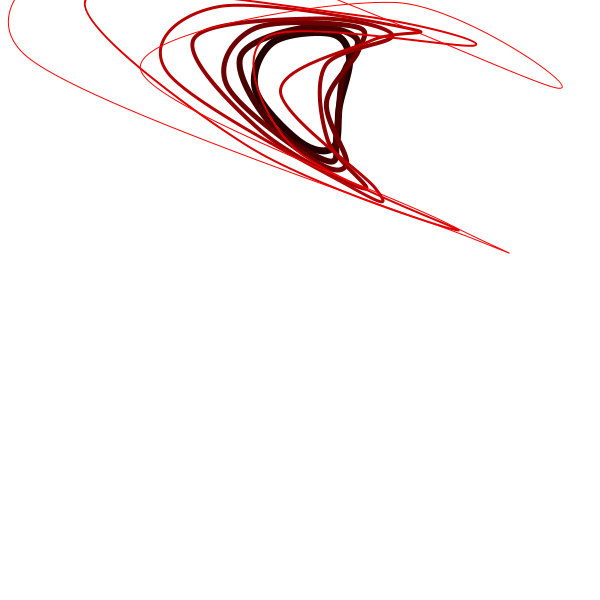
Frame 1 (no input)
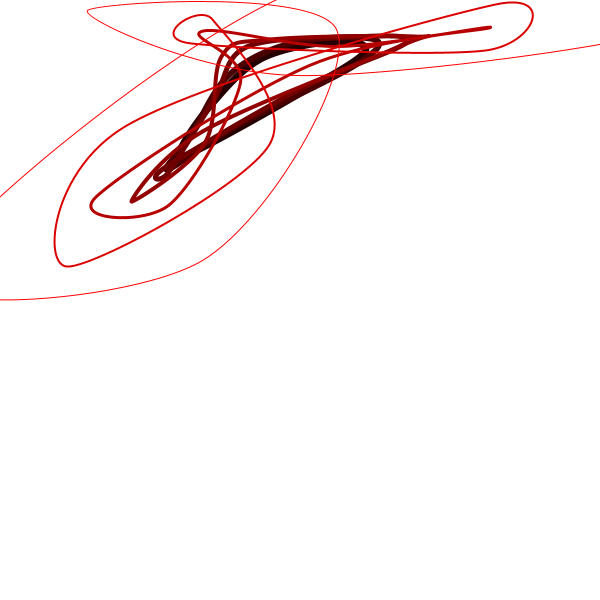
Frame 60 (the mouse pressed at the canvas centre just before this capture)
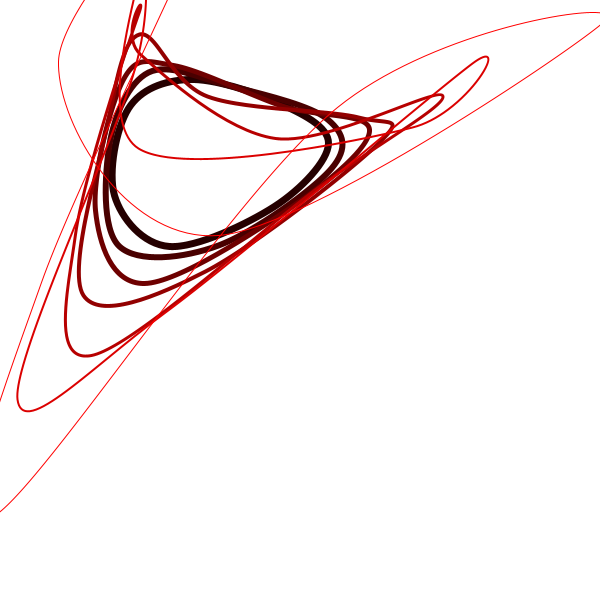
Frame 120 (the mouse held since frame 60 and released just before this capture)

The Processing sketch that drew these frames (run headless with seeded random() and noise(); from frame 60 on, the mouse is pressed at the canvas centre):

// Processing sketch: processing_34130
// ── processing_34130.pde

//movingLoops - allonestring - aug2011

int numLoops = 7;
int numBalls = 7; //must be at least 3
Ball[]balls = new Ball[numBalls];
int radius = 5;
float vel = 5;
int outsideStage = 200;

int displayBalls = 1;
int displayMidpoints = 1;
int displayLoops = numLoops;
int slowDown = 1;

void setup()
{
  size(600, 600);
  background(255);
  smooth();
  noFill();
  
  for(int b = 0; b < numBalls; b++)
  {
    float startX = random(-outsideStage, width + outsideStage);
    float startY = random(-outsideStage, height + outsideStage);
    balls[b] = new Ball(startX, startY, random(-vel, vel), random(-vel, vel), radius, 0);
  }
}

void draw()
{
  background(255);
  
  for(int b = 0; b < numBalls; b++)
  {
    balls[b].move();
    checkWalls(balls[b], -outsideStage, width + outsideStage, -outsideStage, height + outsideStage);
  }
  findMidpoints(balls);
}

void keyPressed()
{
  if(keyCode == 'b' || keyCode == 'B')
  {
    displayBalls *= -1;
  }
  if(keyCode == 'm' || keyCode == 'M')
  {
    displayMidpoints *= -1;
  }
  if(keyCode == 'v' || keyCode == 'V')
  {
    slowDown *= -1;
    float speedFactor;
    if(slowDown == -1) speedFactor = 0.2;
    else speedFactor = 5;
    for(int b = 0; b < numBalls; b++)
    {
      balls[b].vx *= speedFactor;
      balls[b].vy *= speedFactor;
    }
  }
  if(keyCode == 'a' || keyCode == 'A')
  {
    displayLoops++;
    int tempCount = min(10, displayLoops);
    displayLoops = tempCount;
  }
  if(keyCode == 's' || keyCode == 'S')
  {
    displayLoops--;
    int tempCount = max(1, displayLoops);
    displayLoops = tempCount;
  }
}

void findMidpoints(Ball[]balls)
{
  PVector[][]midPoints = new PVector[displayLoops][numBalls];
  for(int b = 0; b < numBalls; b++)
  {
    if(displayBalls == -1) 
    {
      noStroke();
      balls[b].display();
    }
    float tempx = (balls[b].x + balls[(b+1)%numBalls].x) / 2;
    float tempy = (balls[b].y + balls[(b+1)%numBalls].y) / 2;
    midPoints[0][b] = new PVector(tempx, tempy);
  }
  for(int p = 1; p < displayLoops; p++)
  {
    for(int b = 0; b < numBalls; b++)
    {
      float tempx = (midPoints[p-1][b].x + midPoints[p-1][(b+1)%numBalls].x) / 2;
      float tempy = (midPoints[p-1][b].y + midPoints[p-1][(b+1)%numBalls].y) / 2;
      midPoints[p][b] = new PVector(tempx, tempy);
    }
  }
  for(int p = displayLoops - 1; p >= 0; p--)
  {
    noFill();
    stroke(255 - (p * 255 / displayLoops), 0, 0);
    strokeWeight(p+1);
    drawLoops(midPoints[p]);
  }
}

void drawLoops(PVector[]mid)
{
  beginShape();
  for(int b = 0; b < numBalls; b++)
  {
    if(displayMidpoints == -1)
    {
      fill(0);
      ellipse(mid[b].x, mid[b].y, 5, 5);
      noFill();
    }
    curveVertex(mid[b].x, mid[b].y);
  }
  for(int b = 0; b < 3; b++)
  {
    curveVertex(mid[b].x, mid[b].y);
  }
  endShape();
}

class Ball
{
  float x, y;
  float vx, vy;
  float radius;
  color colour = color(0, 0, 255);
  float bounce = -1; 
  
  Ball(float x, float y, float vx, float vy, float radius, color colour) 
  {
    this.x = x;
    this.y = y;
    this.vx = vx;
    this.vy = vy;
    this.radius = radius;
    this.colour = colour;
  }
  
  void move()
  {
    y += vy;
    x += vx;
  }
  
  void display()
  {
    fill(colour);
    ellipse(x, y, radius * 2, radius * 2);
  } 
}

void checkWalls(Ball ball, float leftEdge, float rightEdge, float topEdge, float bottomEdge)
{
  if(ball.x + ball.radius > rightEdge)
  {
    ball.x = rightEdge - ball.radius;
    ball.vx *= ball.bounce;
  }
  else if(ball.x < leftEdge + ball.radius)
  {
    ball.x = leftEdge + ball.radius;
    ball.vx *= ball.bounce;
  }
  else if(ball.y > bottomEdge - ball.radius)
  {
    ball.y = bottomEdge - ball.radius;
    ball.vy *= ball.bounce;
  }
  else if(ball.y < topEdge + ball.radius)
  {
    ball.y = topEdge + ball.radius;
    ball.vy *= ball.bounce;
}
}  
